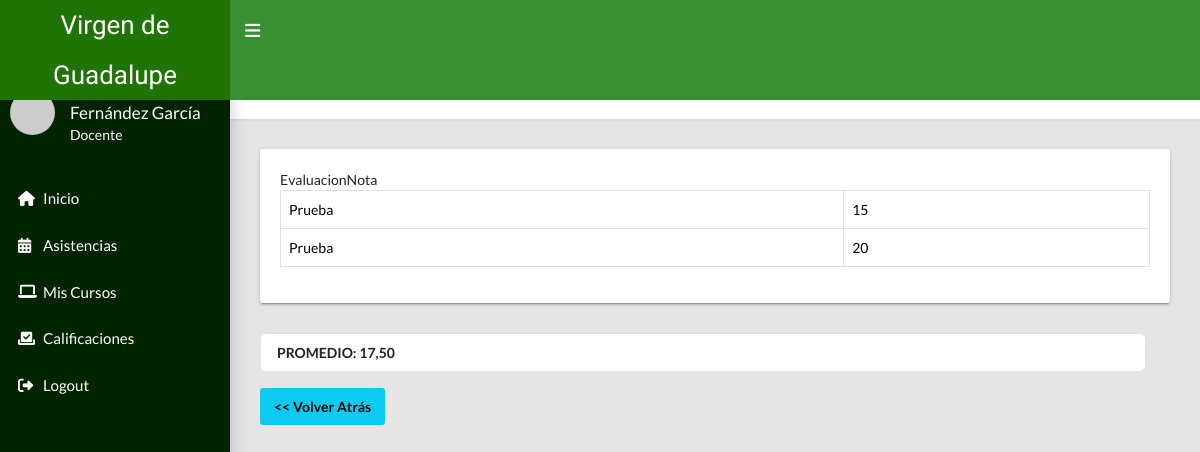
/profesor/list-notas.php?alumno=4&curso=6 (signed in), run on an earlier commit of the app's database.
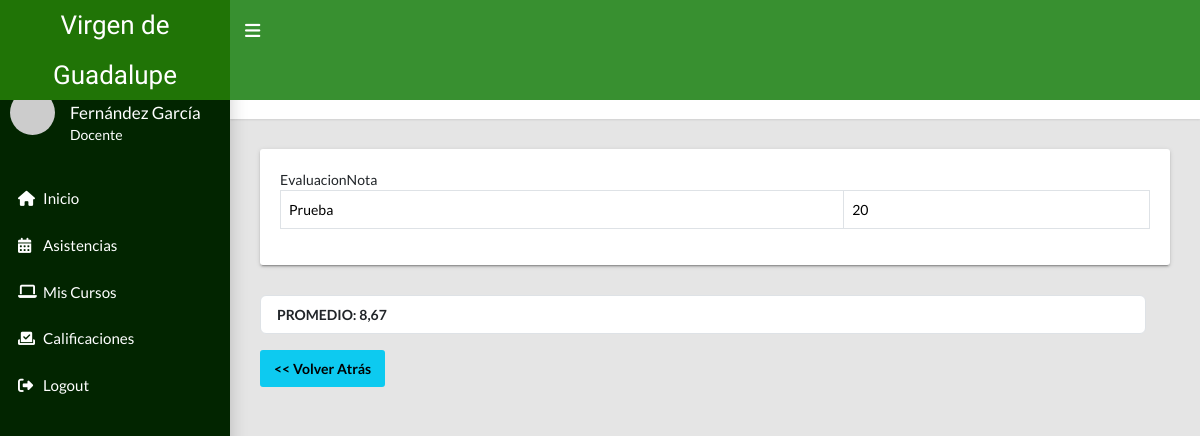
And on a later commit of the database.
### tables this page shows
CREATE TABLE `notas` (
  `nota_id` int(11) NOT NULL,
  `ev_entregada_id` int(11) NOT NULL,
  `valor_nota` int(11) NOT NULL,
  `fecha` datetime NOT NULL DEFAULT current_timestamp()
);

CREATE TABLE `evaluaciones` (
  `evaluacion_id` int(11) NOT NULL,
  `nombre_evaluacion` varchar(100) NOT NULL,
  `descripcion` varchar(255) NOT NULL,
  `fecha` date NOT NULL,
  `porcentaje` varchar(100) NOT NULL,
  `contenido_id` int(11) NOT NULL
);

### profesor/includes/funciones.php (called while the page is built, shortened)
<?php
function promedio($alumno){
    global $pdo;
    $promedio = 0;
    $sqlCantNotas = "SELECT COUNT(valor_nota) as numero FROM notas as n
        INNER JOIN ev_entregadas as eve ON n.ev_entregada_id = eve.ev_entregada_id
        WHERE eve.alumno_id = ?";
    $queryCantNotas = $pdo->prepare($sqlCantNotas);
    $queryCantNotas->execute(array($alumno));
    $cantNotas = 0;
    if($row = $queryCantNotas->fetch()){
        $cantNotas = $row['numero'];
    }
    $sqlNotas = "SELECT valor_nota FROM notas as n
        INNER JOIN ev_entregadas as eve ON n.ev_entregada_id = eve.ev_entregada_id
        WHERE eve.alumno_id = ?";
    $queryNotas = $pdo->prepare($sqlNotas);
    $queryNotas->execute(array($alumno));
    while($row = $queryNotas->fetch()){
        $promedio += $row['valor_nota'];
    }
    if($cantNotas > 0){
        return $promedio / $cantNotas;
    } else {
        return 0;
    }
}
function formato($cantidad){
    $cantidad = number_format($cantidad, 2, ',', '.');
    return $cantidad;
}
?>

### profesor/list-notas.php (the view, shortened to what this page needs)
<?php
if(!empty($_GET['curso']) && !empty($_GET['alumno'])){
    $curso = $_GET['curso'];
    $alumno = $_GET['alumno'];
}else{
    header("location: profesor/");
    exit;
}
require_once 'includes/header.php';
require_once '../includes/conexion.php';
require_once 'includes/funciones.php';
$sql = "SELECT * FROM notas as n
        INNER JOIN ev_entregadas as eve ON n.ev_entregada_id = eve.ev_entregada_id
        INNER JOIN alumnos as a ON eve.alumno_id = a.alumno_id
        INNER JOIN evaluaciones as ev ON eve.evaluacion_id = ev.evaluacion_id
        INNER JOIN contenidos as c ON ev.contenido_id = c.contenido_id
        INNER JOIN profesor_grado as pg ON c.pg_id = pg.pg_id
        WHERE a.alumno_id = ? AND pg.pg_id = ?";
$query = $pdo->prepare($sql);
$query->execute(array($alumno, $curso));
$row = $query->rowCount();
?>
<main class="app-content">
      <div class="app-title">
        <div>
          <h1><i class="bi bi-speedometer"></i> Notas Cargadas</h1>
        </div>
        <ul class="app-breadcrumb breadcrumb">
          <li class="breadcrumb-item"><i class="fa-solid fa-house"></i></li>
          <li class="breadcrumb-item"><a href="#">Contenidos a Evaluar</a></li>
        </ul>
      </div>
      <div class="row">
        <div class="col-md-12">
            <div class="tile">
                <div class="title-body">
                    <div class="table-responsive">
                        <table class="table table-bordered">
                            <tbody>
                                <?php if($row>0){
                                    while($data = $query->fetch()){
                                ?>
                                <tr>
                                    <td><?= $data['nombre_evaluacion']; ?></td>
                                    <td><?= $data['valor_nota']; ?></td>
                                </tr>
                            <?php }} ?>
                            </tbody>
                        </table>
                    </div>
                </div>
            </div>
      </div>
      <div class="row">
        <div class="col-lg-12">
            <div class="bs-component">
                <ul class="list-group">
                    <li class="list-group-item"><span class="tag tag-default tag-pill float-xs-right"><strong>PROMEDIO: <?= formato(promedio($alumno)); ?></strong></span></li>
                </ul>
            </div>
        </div>
      </div>
      <div class="mt-3">
        <a href="index.php" class="btn btn-info"><< Volver Atrás</a>
      </div>
    </main>
<?php
require_once 'includes/footer.php';
?>

What changed in the data, as far as the page shows it:
removed notas: evaluaciones.nombre_evaluacion "Prueba", valor_nota "15"
Also different on the page:
formato(promedio($alumno)): "17,50" → "8,67"
